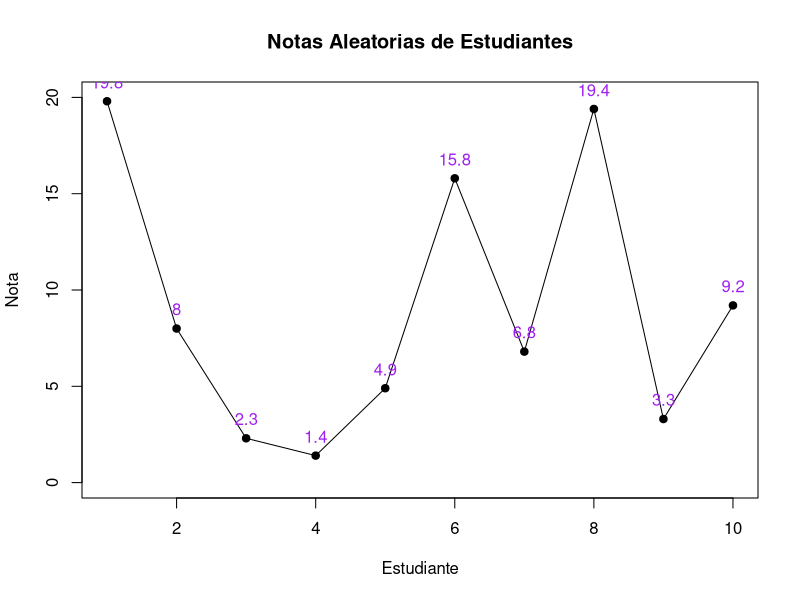

This figure's R source:
# Parámetros
set.seed(7)  # Semilla para reproducibilidad
n <- 10      # Número de estudiantes

# Generación de notas (aleatorias entre 0 y 20)
notas <- round(runif(n, min = 0, max = 20), 1)

# Visualización de las notas
plot(notas,
     type = "o",
     col = "black",
     pch = 19,
     xlab = "Estudiante",
     ylab = "Nota",
     main = "Notas Aleatorias de Estudiantes",
     ylim = c(0, 20))

# Añadir etiquetas de notas en el gráfico
text(x = 1:n, y = notas + 1, labels = notas, col = "purple")


